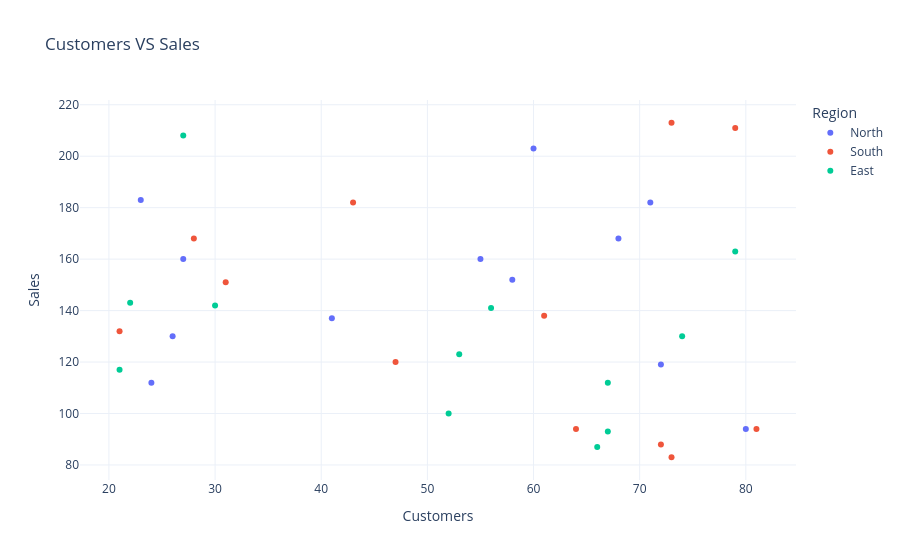

Notebook cell for this chart:
### Markdown cell above
### Scatter Plot

### Code cell
fig = px.scatter(
    df_plotly,
    x="customers",
    y="sales",
    color="region",
    title="Customers VS Sales",
    hover_data=["product", "month_name", "units"]
)

fig.update_layout(
    xaxis_title="Customers",
    yaxis_title="Sales",
    legend_title="Region"
)

fig.show()

### Figure 1 — Plotly figure (JSON) as saved in the notebook; plotly's stock layout.template omitted (floating-point values rounded to 4 significant figures)
{"data": [{"customdata": [["A", "Jan", 38], ["B", "Jan", 30], ["A", "Feb", 53], ["B", "Feb", 36], ["A", "Mar", 30], ["B", "Mar", 27], ["A", "Apr", 59], ["B", "Apr", 11], ["A", "May", 33], ["B", "May", 38], ["A", "Jun", 44], ["B", "Jun", 51]], "hovertemplate": "region=North<br>customers=%{x}<br>sales=%{y}<br>product=%{customdata[0]}<br>month_name=%{customdata[1]}<br>units=%{customdata[2]}<extra></extra>", "legendgroup": "North", "marker": {"color": "#636efa", "symbol": "circle"}, "mode": "markers", "name": "North", "orientation": "v", "showlegend": true, "type": "scatter", "x": [71, 80, 41, 68, 26, 58, 55, 23, 72, 60, 27, 24], "xaxis": "x", "y": [182, 94, 137, 168, 130, 152, 160, 183, 119, 203, 160, 112], "yaxis": "y"}, {"customdata": [["A", "Jan", 12], ["B", "Jan", 33], ["A", "Feb", 37], ["B", "Feb", 56], ["A", "Mar", 23], ["B", "Mar", 11], ["A", "Apr", 51], ["B", "Apr", 38], ["A", "May", 10], ["B", "May", 33], ["A", "Jun", 16], ["B", "Jun", 43]], "hovertemplate": "region=South<br>customers=%{x}<br>sales=%{y}<br>product=%{customdata[0]}<br>month_name=%{customdata[1]}<br>units=%{customdata[2]}<extra></extra>", "legendgroup": "South", "marker": {"color": "#EF553B", "symbol": "circle"}, "mode": "markers", "name": "South", "orientation": "v", "showlegend": true, "type": "scatter", "x": [43, 21, 61, 81, 79, 72, 73, 73, 64, 28, 47, 31], "xaxis": "x", "y": [182, 132, 138, 94, 211, 88, 213, 83, 94, 168, 120, 151], "yaxis": "y"}, {"customdata": [["A", "Jan", 69], ["B", "Jan", 21], ["A", "Feb", 61], ["B", "Feb", 46], ["A", "Mar", 16], ["B", "Mar", 44], ["A", "Apr", 19], ["B", "Apr", 24], ["A", "May", 33], ["B", "May", 60], ["A", "Jun", 64], ["B", "Jun", 44]], "hovertemplate": "region=East<br>customers=%{x}<br>sales=%{y}<br>product=%{customdata[0]}<br>month_name=%{customdata[1]}<br>units=%{customdata[2]}<extra></extra>", "legendgroup": "East", "marker": {"color": "#00cc96", "symbol": "circle"}, "mode": "markers", "name": "East", "orientation": "v", "showlegend": true, "type": "scatter", "x": [21, 52, 74, 22, 79, 66, 53, 67, 27, 30, 67, 56], "xaxis": "x", "y": [117, 100, 130, 143, 163, 87, 123, 93, 208, 142, 112, 141], "yaxis": "y"}], "layout": {"legend": {"title": {"text": "Region"}, "tracegroupgap": 0}, "title": {"text": "Customers VS Sales"}, "xaxis": {"anchor": "y", "domain": [0, 1], "title": {"text": "Customers"}}, "yaxis": {"anchor": "x", "domain": [0, 1], "title": {"text": "Sales"}}}}
